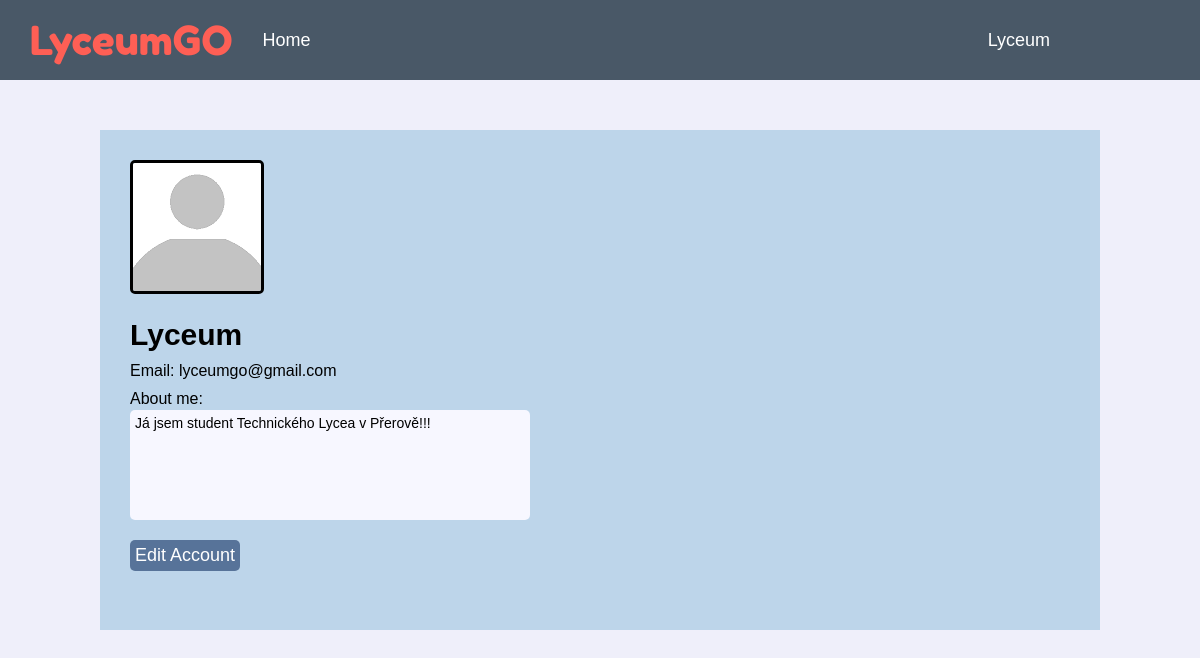
The app's page /profile (signed in), older data.
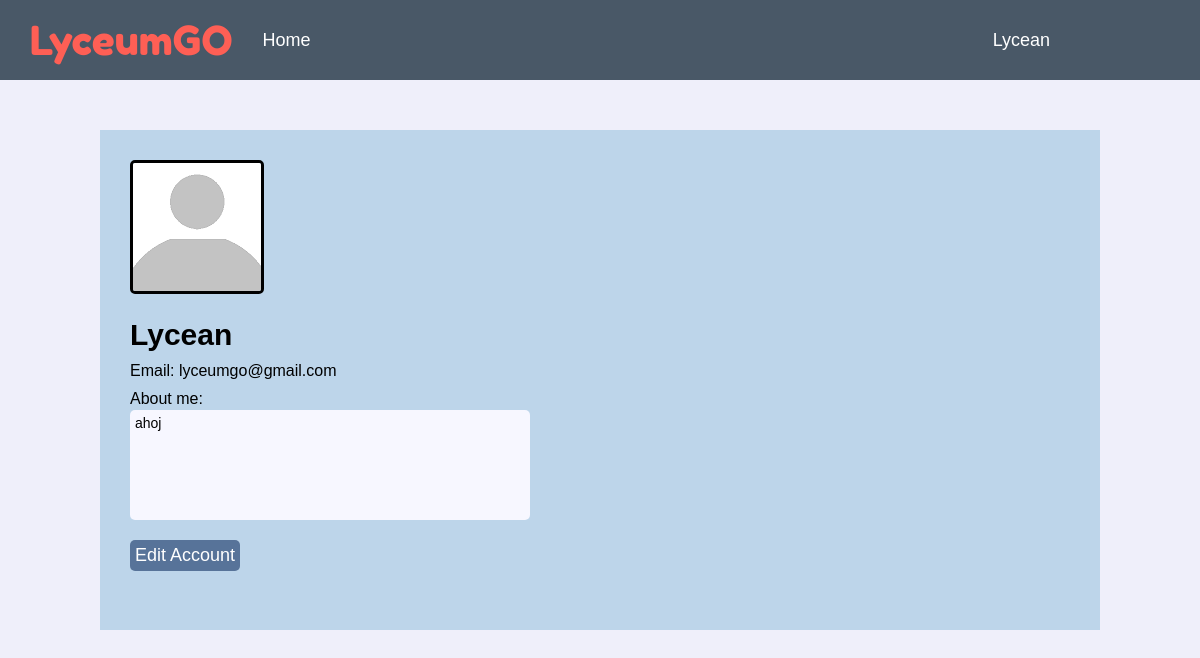
The same page, newer data.
### website/models.py (models this page shows)
class User (db.Model,UserMixin):
    id=db.Column(db.Integer, primary_key=True)
    name = db.Column(db.String(50), unique=True)
    email = db.Column(db.String(50), unique=True)
    password = db.Column(db.String(1000))
    notes = db.relationship("Notes")

class Notes(db.Model):
    id = db.Column(db.Integer, primary_key=True)
    data = db.Column(db.String(500))
    user_id = db.Column(db.Integer, db.ForeignKey('user.id'))

### website/views.py (the view)
@views.route("/profile")
def profile():
    if current_user.is_authenticated:
        note=Notes.query.filter_by(user_id=current_user.id).first()
        return render_template("profile.html",user=current_user,note=note)
    else:
        return redirect(url_for("auth.login"))

### website/templates/profile.html (shortened to what this page needs)
{%extends "base.html"%}
{%block nav%}
    {% if user.is_authenticated %}
        <div class="dropdown">
            <button>{{user.name}}</button>
        </div>
    {% endif %}
{%endblock%}
{%block content%}
<div class="Info">
    {%if user%}
        <img src="{{url_for('static',filename='images/Incognito.png')}}" class="UserImg">
        <div id="info">
            <p style="font-size: 30px;"><b>{{user.name}}</b></p>
            <p class="information">Email: {{user.email}}</p>
            <p class="information">About me:</p>
            <p id="AboutME">
            {%if note%}
                {{note.data}}
            {%endif%}</p>
        </div>
        <a href="editprofile"><p class="BasicButton">Edit Account</p></a>
    {%endif%}
</div>
{% endblock %}

### website/templates/base.html (shortened to what this page needs)
<!DOCTYPE html>
<html>
<head>
    <link rel= "stylesheet" type= "text/css" href="{{url_for('static', filename='style.css')}}">
</head>
<body>
    <nav class="Nav">
        <p class="Name">LyceumGO</p>
        <div class="Buttons">
            <a href="home">Home</a>
            {%block nav%}
            {%endblock%}
        </div>
    </nav>
    {%block content%}
    {%endblock%}
</body>
</html>

### website/static/style.css (style rules this page uses)
* { margin: 0; padding: 0; box-sizing: border-box; }
html { height:100%; }
body { height:100%; background-color: rgb(239, 239, 250); font-family: arial; }
.Name { color:rgb(254, 95, 85); position:relative; font-size:40px; font-family:fredokaone; margin:0px 20px; padding:10px }
.Nav { background-color: rgb(73, 88, 103); width:100%; display:flex; align-items:center; height:80px }
.Buttons { width:100%; position:relative; display:flex }
.dropdown { position: absolute; right:150px; }
.Buttons button,a { background: none; text-decoration: none; border: none; color: white; font-size: 18px; cursor:pointer }
.Info { position:relative; margin:auto; margin-top:50px; background-color: rgb(189, 213, 234); padding:30px; width:1000px; height:500px; }
.UserImg { border:3px solid; border-radius:5px; }
.BasicButton { margin:10px 0px; background-color: rgb(87, 115, 153); padding:5px; border: 3px; border-radius: 5px; display:inline-block; clear:both; cursor:pointer; color:white; font-size: 18px; }
#AboutME { background-color: rgb(247, 247, 255); border-radius: 5px; width:400px; height:110px; margin-top:2px; padding:5px; font-size: 14px; }
#info { margin-top:20px; margin-bottom:10px; font-size:16px; font-family:"Arial"; }
.information { margin-top:10px; }
::placeholder { color: black; }

Row changes from the older to the newer data that the page shows:
changed User "lyceumgo@gmail.com": name "Lyceum" → "Lycean"
changed Notes: data "Já jsem student Technického Lycea v Přerově!!!" → "ahoj"
